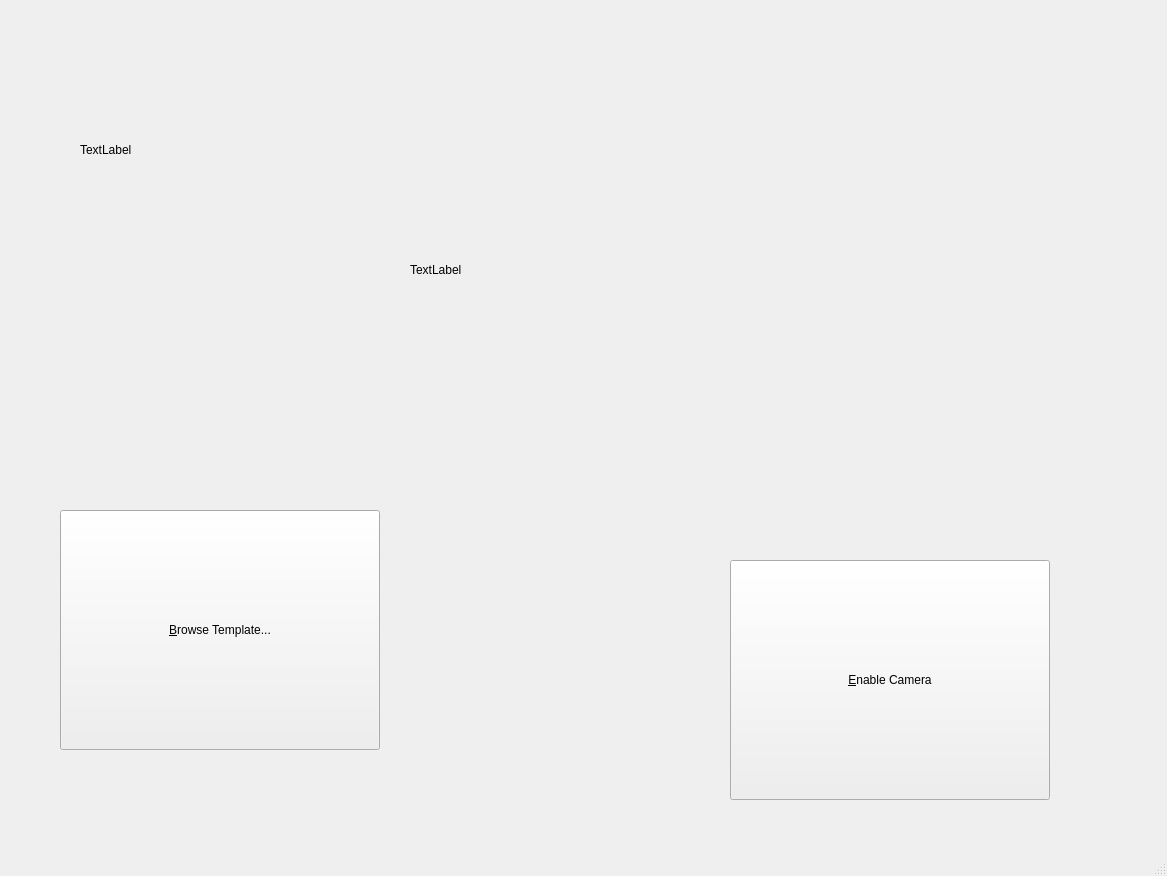
<?xml version="1.0" encoding="UTF-8"?>
<ui version="4.0">
 <class>MainWindow</class>
 <widget class="QMainWindow" name="MainWindow">
  <property name="geometry">
   <rect>
    <x>0</x>
    <y>0</y>
    <width>1167</width>
    <height>876</height>
   </rect>
  </property>
  <property name="windowTitle">
   <string>SIFT Demo</string>
  </property>
  <widget class="QWidget" name="centralwidget">
   <widget class="QPushButton" name="browse_button">
    <property name="geometry">
     <rect>
      <x>60</x>
      <y>510</y>
      <width>320</width>
      <height>240</height>
     </rect>
    </property>
    <property name="text">
     <string>&amp;Browse Template...</string>
    </property>
   </widget>
   <widget class="QPushButton" name="toggle_cam_button">
    <property name="geometry">
     <rect>
      <x>730</x>
      <y>560</y>
      <width>320</width>
      <height>240</height>
     </rect>
    </property>
    <property name="text">
     <string>&amp;Enable Camera</string>
    </property>
   </widget>
   <widget class="QLabel" name="template_label">
    <property name="geometry">
     <rect>
      <x>80</x>
      <y>30</y>
      <width>320</width>
      <height>240</height>
     </rect>
    </property>
    <property name="text">
     <string>TextLabel</string>
    </property>
   </widget>
   <widget class="QLabel" name="live_image_label">
    <property name="geometry">
     <rect>
      <x>410</x>
      <y>30</y>
      <width>720</width>
      <height>480</height>
     </rect>
    </property>
    <property name="text">
     <string>TextLabel</string>
    </property>
   </widget>
  </widget>
  <widget class="QMenuBar" name="menubar">
   <property name="geometry">
    <rect>
     <x>0</x>
     <y>0</y>
     <width>1167</width>
     <height>22</height>
    </rect>
   </property>
  </widget>
  <widget class="QStatusBar" name="statusbar"/>
 </widget>
 <resources/>
 <connections/>
</ui>
